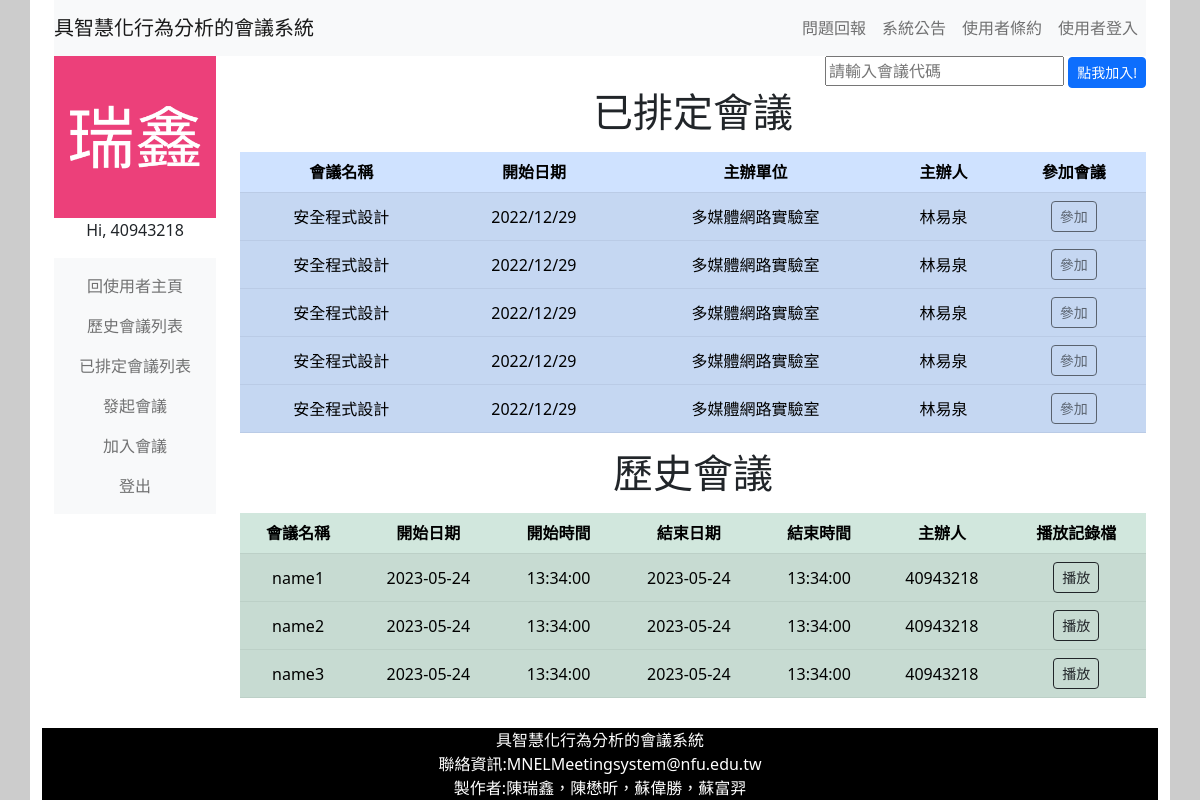
/htmlPhp/user/userPage.php (signed in), run on an earlier commit of the app's database.
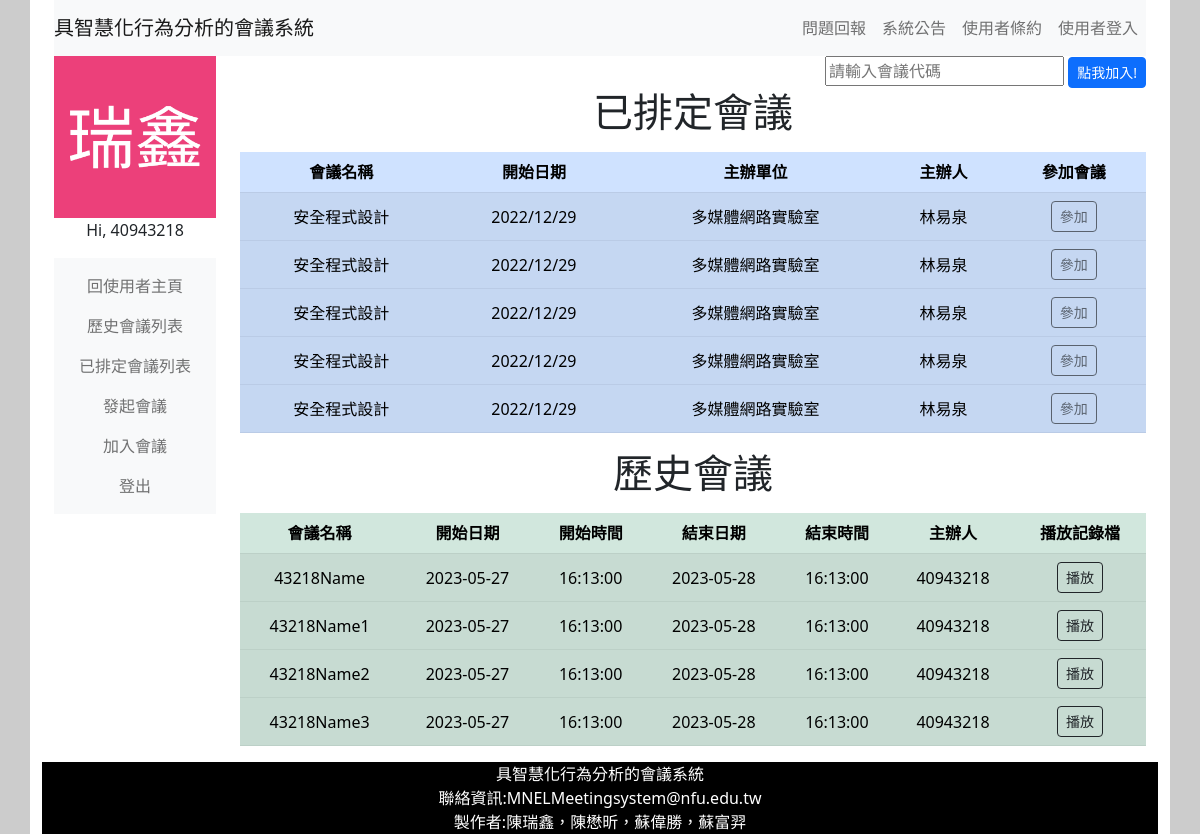
And on a later commit of the database.
### tables this page shows
CREATE TABLE `coursemember` (
  `courseId` int(255) NOT NULL,
  `courseMember` varchar(255) NOT NULL
);

CREATE TABLE `courseinfo` (
  `courseId` int(255) NOT NULL,
  `courseName` varchar(255) NOT NULL,
  `courseDateStart` date NOT NULL DEFAULT current_timestamp(),
  `courseDateEnd` date NOT NULL,
  `courseTimeStart` time NOT NULL DEFAULT current_timestamp(),
  `courseTimeEnd` time NOT NULL,
  `courseContent` varchar(255) NOT NULL,
  `openCourse` tinyint(1) NOT NULL
);

CREATE TABLE `coursehost` (
  `courseId` int(255) NOT NULL,
  `courseHostAcc` varchar(255) NOT NULL
);

### htmlPhp/includePHP/userHisMeet.php (the view, shortened to what this page needs)
<?php
$sqlUserInfo = "SELECT * FROM userInfo WHERE userAccount ='{$_SESSION["userAccount"]}'";
    $userInfoResult=mysqli_query($conn,$sqlUserInfo);
    $userClassData = mysqli_fetch_assoc($userInfoResult);
    $userClass = $userClassData["userClass"];
$sqlCourseId = "SELECT courseId FROM courseMember WHERE courseMember ='{$userClass}'";
    $courseMemberResult=mysqli_query($conn,$sqlCourseId);
    while ($courseMemberRow = mysqli_fetch_assoc($courseMemberResult)){
        $sqlCourseInfo = "SELECT * FROM courseInfo INNER JOIN courseHost ON courseInfo.courseId=courseHost.courseId WHERE courseInfo.courseId ='{$courseMemberRow['courseId']}'";
        $courseInfoResult=mysqli_query($conn,$sqlCourseInfo);
        $courseInfoData = mysqli_fetch_assoc($courseInfoResult);
        echo'
            <tr data-bs-toggle="collapse" data-bs-target="#r'.$courseInfoData['courseId'].'">
                <td>'.$courseInfoData['courseName'].'</td>
                <td>'.$courseInfoData['courseDateStart'].'</td>
                <td>'.$courseInfoData['courseTimeStart'].'</td>
                <td>'.$courseInfoData['courseDateEnd'].'</td>
                <td>'.$courseInfoData['courseTimeEnd'].'</td>
                <td>'.$courseInfoData['courseHostAcc'].'</td>
                <td><button type="button" class="btn btn-outline-dark btn-sm">播放</button></td>
            </tr>
            <tr class="collapse accordion-collapse" id="r'.$courseInfoData['courseId'].'">
                <td colspan="7">
                    '.$courseInfoData['courseContent'].'
                </td>
            </tr>
        ';
    }

### htmlPhp/user/userPage.php (shortened to what this page needs)
<?php
  include "../includePHP/checkUserPer.php";
?>
<!DOCTYPE html>
<html lang="zh-Hant-TW">
<head>
    <link rel="stylesheet" type="text/css" href="../css/bootstrap.min.css">
    <link rel="stylesheet" type="text/css" href="../webCSS/userPageStyle.css">
</head>
<body>
    <div class ="container" id="mainContainer">
      <div class="container">
        <?php include("../includePHP/mainNav.php");?>
      </div>
      <div class="container">
        <div class="row">
          <div class="col-md-2">
            <?php include ("../includePHP/userImage.php"); ?>
            <?php include ("../includePHP/userNav.php"); ?>
          </div>
          <div class="col-md-10">
            <div style="text-align: right;">
              <form method="post" action="../user/join.php">
                <input type="text" name="joinCode"
                                placeholder="請輸入會議代碼" required>
                <button class="btn btn-sm btn-primary btn-block btn-login input-height font16"
                        type="submit">
                    點我加入!
                </button>
              </form>
            </div>
            <h1>
              <p id="listHeader">已排定會議</p>
            </h1>
            <table class="table table-primary table-striped accordion align-middle">
              <thead>
                <tr>
                  <th scope="col">會議名稱</th>
                  <th scope="col">開始日期</th>
                  <th scope="col">主辦單位</th>
                  <th scope="col">主辦人</th>
                  <th scope="col">參加會議</th>
                </tr>
              </thead>
              <tbody>
                <?php include("../includePHP/userFutMeet.php");?>
              </tbody>
            </table>
            <h1>
              <p id="listHeader">歷史會議</p>
            </h1>
            <table class="table table-success table-striped align-middle">
              <thead>
                <tr>
                  <th scope="col">會議名稱</th>
                  <th scope="col">開始日期</th>
                  <th scope="col">開始時間</th>
                  <th scope="col">結束日期</th>
                  <th scope="col">結束時間</th>
                  <th scope="col">主辦人</th>
                  <th scope="col">播放記錄檔</th>
                </tr>
              </thead>
              <tbody>
                <?php include("../includePHP/userHisMeet.php");?>
              </tbody>
            </table>
          </div>
        </div>
      </div>
      <?php include("../includePHP/tail.php"); ?>
    </div>
</body>
</html>

### htmlPhp/includePHP/mainNav.php (shortened to what this page needs)
<nav class="navbar navbar-expand-md bg-light navbar-light">
  <a class="navbar-brand" href="../system/index.php">具智慧化行為分析的會議系統</a>
  <div class="collapse navbar-collapse justify-content-end" id="link">
    <ul class="navbar-nav">
      <li class="nav-item">
        <a class="nav-link" href="../system/errorReport.php" id="userNavLink">問題回報</a>
      </li>
      <li class="nav-item">
        <a class="nav-link" href="../system/message.php" id="userNavLink">系統公告</a>
      </li>
      <li class="nav-item">
        <a class="nav-link" href="../system/eula.php" id="userNavLink">使用者條約</a>
      </li>
      <li class="nav-item">
        <a class="nav-link" href="../user/loginPage.php" id="userNavLink">使用者登入</a>
      </li>
    </ul>
  </div>
</nav>

### htmlPhp/includePHP/userImage.php
<img src="
  <?php
    $sql = "SELECT * FROM userInfo WHERE userAccount ='{$_SESSION["userAccount"]}'";
    $result=mysqli_query($conn,$sql);
    $data = mysqli_fetch_assoc($result);
    if($data["userImage"]==1){
      $userImagePath = "../userImage/{$_SESSION['userAccount']}.jpg";
      echo $userImagePath;
    }else{
      $userImagePath = "../userImage/default.jpg";
      echo $userImagePath;
    }
  ?>
  " class="img-fluid" alt="使用者圖片" style="display:block; margin:auto;">
  <?php
    echo "<p align=\"center\">Hi, {$_SESSION['userAccount']}</p>";
  ?>

### htmlPhp/includePHP/userNav.php
<nav class="navbar justify-content-center navbar-light bg-light">
<ul class="navbar-nav">
    <li class="nav-item" id="userNavLink">
        <a class="nav-link" href="../user/userPage.php">回使用者主頁</a>
    </li>
    <li class="nav-item" id="userNavLink">
        <a class="nav-link" href="">歷史會議列表</a>
    </li>
    <li class="nav-item" id="userNavLink">
        <a class="nav-link" href="">已排定會議列表</a>
    </li>
    <li class="nav-item" id="userNavLink">
        <a class="nav-link" href="../user/bookingPage.php">發起會議</a>
    </li>
    <li class="nav-item" id="userNavLink">
        <a class="nav-link" href="../user/joinPage.php">加入會議</a>
    </li>
    <li class="nav-item" id="userNavLink">
      <a class="nav-link" href="../user/logout.php">登出</a>
    </li>
</ul>
</nav>

### htmlPhp/includePHP/userFutMeet.php (shortened to what this page needs)
<?php
for($i=6;$i<11;$i++){
echo'
    <tr data-bs-toggle="collapse" data-bs-target="#r'.$i.'">
        <td>安全程式設計</td>
        <td>2022/12/29</td>
        <td>多媒體網路實驗室</td>
        <td>林易泉</td>
        <td><button type="button" class="btn btn-outline-dark btn-sm" disabled>參加</button></td>
    </tr>
    <tr class="collapse accordion-collapse" id="r'.$i.'">
        <td colspan="5">
        Item 1 detail .. This is the first item\'s accordion body.
        </td>
    </tr>
';
}

### htmlPhp/includePHP/tail.php (shortened to what this page needs)
<footer class="container fixed-bottom">
    <div id="systemContactInfo">
        <div>具智慧化行為分析的會議系統</div>
        <div>聯絡資訊:MNELMeetingsystem@nfu.edu.tw</div>
        <div>製作者:陳瑞鑫，陳懋昕，蘇偉勝，蘇富羿</div>
    </div>
</footer>

### htmlPhp/webCSS/userPageStyle.css (style rules this page uses)
html,body { height: 100%; background-color: #cccccc; }
#mainContainer { min-height: 100vh; }
.container { background-color: white; }
#listHeader { text-align: center; }
#userNavLink { text-align: center; }
th { text-align: center; }
td { text-align: center; }
#systemContactInfo { background-color: black; color:white; text-align: center; }

What changed in the data, as far as the page shows it:
added coursemember: courseId.courseName "43218Name", courseId.courseDateStart "2023-05-27", courseId.courseTimeStart "16:13:00", courseId.courseDateEnd "2023-05-28", courseId.courseTimeEnd "16:13:00", coursehost.courseHostAcc "40943218"
changed through a linked row, coursemember: courseId.courseName "name1" → "43218Name1"; courseId.courseDateStart "2023-05-24" → "2023-05-27"; courseId.courseTimeStart "13:34:00" → "16:13:00"; courseId.courseDateEnd "2023-05-24" → "2023-05-28"; courseId.courseTimeEnd "13:34:00" → "16:13:00"
changed through a linked row, coursemember: courseId.courseName "name2" → "43218Name2"; courseId.courseDateStart "2023-05-24" → "2023-05-27"; courseId.courseTimeStart "13:34:00" → "16:13:00"; courseId.courseDateEnd "2023-05-24" → "2023-05-28"; courseId.courseTimeEnd "13:34:00" → "16:13:00"
changed through a linked row, coursemember: courseId.courseName "name3" → "43218Name3"; courseId.courseDateStart "2023-05-24" → "2023-05-27"; courseId.courseTimeStart "13:34:00" → "16:13:00"; courseId.courseDateEnd "2023-05-24" → "2023-05-28"; courseId.courseTimeEnd "13:34:00" → "16:13:00"
